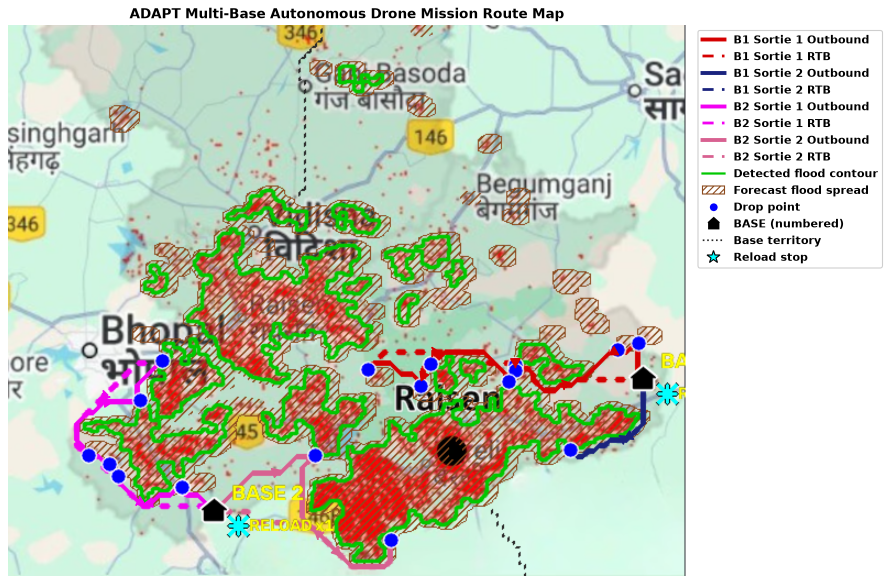
#> input picture data/golden_baseline/bhopal_dummy_extreme/mission_route_map.png, 1780 x 1168 px (shown at 1/2 size)
$ python -i image_processing.py   (imports and definitions only)
#> lines starting #> are read from the running program, lines starting #| are printed output that depends on the picture
import cv2
import numpy as np

class ImageProcessor:
    def __init__(self, image=None):
        self.sample_points = []
        self.hsv_lower = None
        self.hsv_upper = None
        self.is_red_wrap = False
        self.image = image.copy() if image is not None else None

    # [97 lines left out: functions select_sample_points, mouse_click, auto_sample_points, compute_dynamic_hsv, not called in this run]

    def mask_flood_areas(self, image):
        hsv = cv2.cvtColor(image, cv2.COLOR_BGR2HSV)

        if self.is_red_wrap:
            lower_mask = cv2.inRange(hsv,
                                     np.array([0, self.hsv_lower[1], self.hsv_lower[2]]),
                                     np.array([10, self.hsv_upper[1], self.hsv_upper[2]]))
            upper_mask = cv2.inRange(hsv,
                                     np.array([170, self.hsv_lower[1], self.hsv_lower[2]]),
                                     np.array([179, self.hsv_upper[1], self.hsv_upper[2]]))
            mask = cv2.bitwise_or(lower_mask, upper_mask)
        else:
            mask = cv2.inRange(hsv, self.hsv_lower, self.hsv_upper)

        # Morphological clean-up
        kernel = np.ones((5,5), np.uint8)
        mask = cv2.morphologyEx(mask, cv2.MORPH_CLOSE, kernel)
        mask = cv2.morphologyEx(mask, cv2.MORPH_OPEN, kernel)

        print(f"Mask created. Non-zero pixels: {np.count_nonzero(mask)}")
        return mask

    # [5 lines left out: function find_filtered_contours, not called in this run]

>>> import cv2
>>> picture = cv2.imread('../../data/golden_baseline/bhopal_dummy_extreme/mission_route_map.png', cv2.IMREAD_GRAYSCALE)
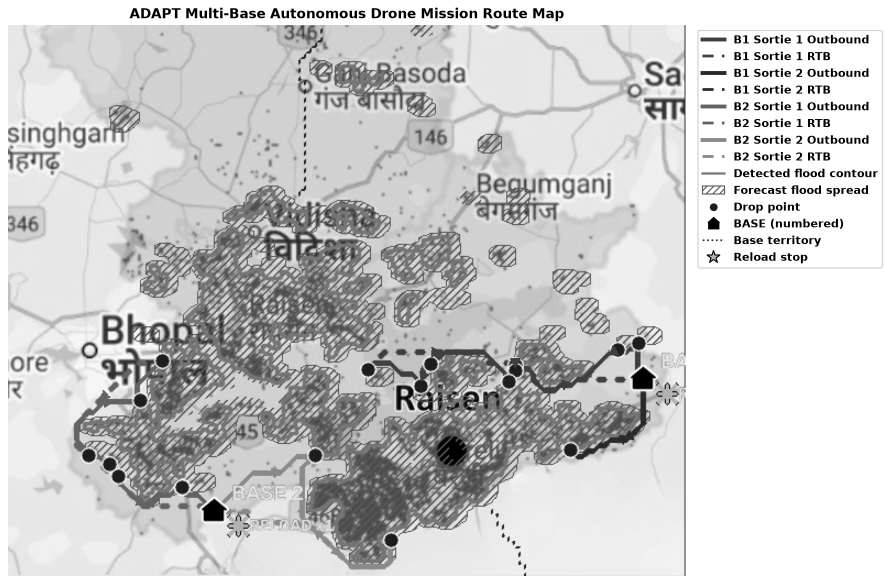
#> picture: shape (1168, 1780) (shown at 1/2 size); min 0, max 255, mean 203.6
#> (the run stopped early here; a loop or call above may not have finished)
